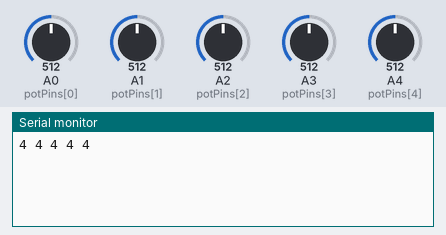
Bench run of a sketch on a simulated Arduino Uno, built with avr-gcc and run on an emulated ATmega328P. Shown: the last lines printed to the serial monitor. The test bench sets the inputs (shaded band); at power-on: A0 (potPins[0]) = 512, A1 (potPins[1]) = 512, A2 (potPins[2]) = 512, A3 (potPins[3]) = 512, A4 (potPins[4]) = 512.

Above: at 1.8 s.
1.9 s: A0 (potPins[0]) set to 716
At 2.3 s:
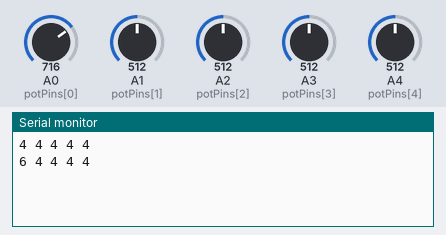
3.4 s: A1 (potPins[1]) set to 716
At 4.7 s:
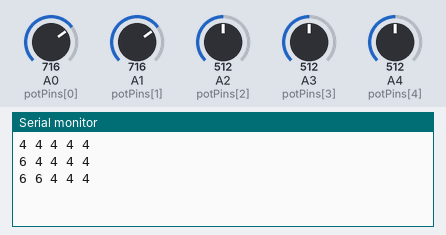
4.9 s: A2 (potPins[2]) set to 716
At 5.9 s:
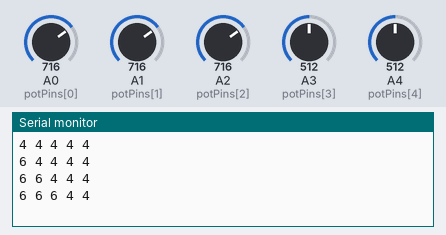
6.4 s: A3 (potPins[3]) set to 716
At 7.5 s:
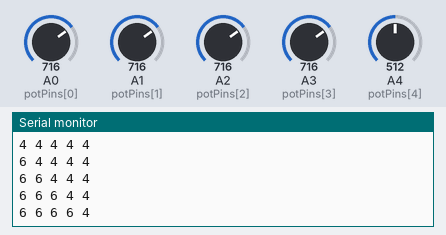
7.9 s: A4 (potPins[4]) set to 716
At 8.3 s:
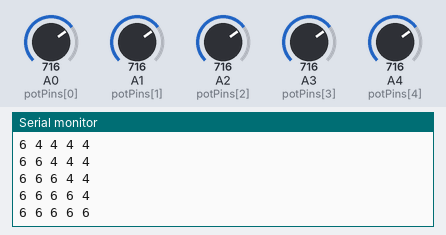
9.4 s: A0 (potPins[0]) set to 992
At 11.1 s:
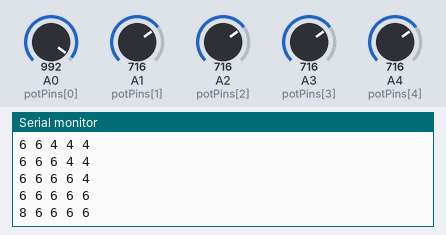
Timing chart, 0 to 11.9 s (numbered marks = the images above; inputs shaded):
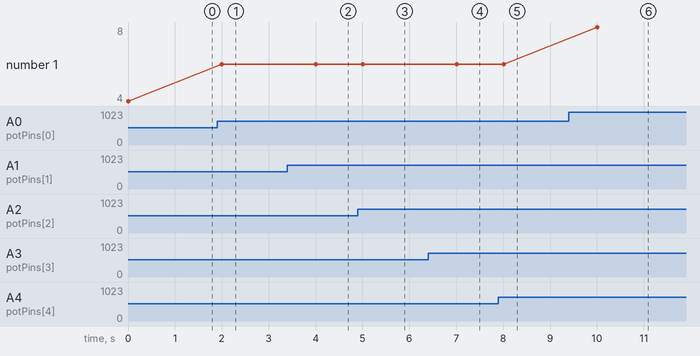

The sketch:

Pot_readerClass.ino
```cpp
class PotentiometerMapper {
  private:              // create variables for class
    int numPots;        // amount of potmeters
    int* potPins;       // set potpins
    int* potValues;     // readings of potmeaters
    int* mappedValues;  // mapped reading of potmeters 0 to 9
  public:
    PotentiometerMapper(int num) {
      numPots = num;
      potPins = new int[numPots];
      potValues = new int[numPots];
      mappedValues = new int[numPots];
      for (int i = 0; i < numPots; i++) {   // set all items to 0 to iniate
        potPins[i] = 0;
        potValues[i] = 0;
        mappedValues[i] = 0;
      }
    }
    ~PotentiometerMapper() {        // delete old values to safe storage
      delete[] potPins;
      delete[] potValues;
      delete[] mappedValues;
    }
    void setPins(int* pins) {       // set pins for reading
      for (int i = 0; i < numPots; i++) {
        potPins[i] = pins[i];
      }
    }
    void readValues() {             // read potmeters and store values
      for (int i = 0; i < numPots; i++) {
        potValues[i] = analogRead(potPins[i]);
      }
    }
    bool mapCompareValues() {              // map readings and store
      bool changed = false;
      for (int i = 0; i < numPots; i++) {
        int newValue = map(potValues[i], 0, 1023, 0, 9);
        if (newValue != mappedValues[i]) {    // check if new mapped vallue differs from previous
          changed = true;
          mappedValues[i] = newValue;
        }
      }
      return changed;
    }
    int* getMappedValues() {      // return mapped values
      return mappedValues;
    }
};

int numPots = 5;
int potPins[] = {A0, A1, A2, A3, A4};
PotentiometerMapper mapper(numPots);

void setup() {
  // put your setup code here, to run once:
  Serial.begin(9600);
}


void loop() {
  mapper.setPins(potPins);
  int* prevMappedValues = new int[numPots];     // var to store mapped values to compare in class
  while (true) {
    mapper.readValues();                        // read potpins
    bool changed = mapper.mapCompareValues();   // check for changes
    if (changed) {
      int* mappedValues = mapper.getMappedValues(); // get curren readings
      for (int i = 0; i < numPots; i++) {
        Serial.print(mappedValues[i]);
        Serial.print(" ");
        prevMappedValues[i] = mappedValues[i];      // set new readings to old for new loop
      }
      Serial.println();
    }
    delay(1000);
  }
  delete[] prevMappedValues;

}
```

Measured:
- after the input at 1.9 s, the serial monitor: prints a new line after 0.10 s (image 1)
- after the input at 3.4 s, the serial monitor: prints a new line after 0.61 s (image 2)
- after the input at 4.9 s, the serial monitor: prints a new line after 0.11 s (image 3)
- after the input at 6.4 s, the serial monitor: prints a new line after 0.61 s (image 4)
- after the input at 7.9 s, the serial monitor: prints a new line after 0.11 s (image 5)
- after the input at 9.4 s, the serial monitor: prints a new line after 0.61 s (image 6)
- plotted number 1: 4 → 6 after the input at 1.9 s, 6 → 8 after the input at 9.4 s
